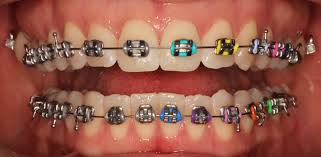
#> input picture fast_seg-master/braces.png, 321 x 157 px
$ python resize.py
#> lines starting #> are read from the running program, lines starting #| are printed output that depends on the picture
import cv2

def resize(img):
    dim = (256,256)
    return cv2.resize(img, dim, interpolation = cv2.INTER_AREA)


input = cv2.imread("./braces.png",cv2.IMREAD_UNCHANGED)
#> input is the input picture: shape (157, 321, 3); mean B, G, R 75.7, 91.2, 151.5
mask = cv2.imread("./out.png",cv2.IMREAD_UNCHANGED)
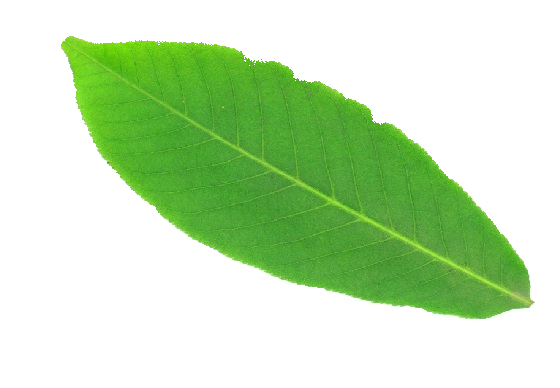
#> input picture fast_seg-master/out.png, 560 x 388 px
#> mask is the input picture: shape (388, 560, 3); mean B, G, R 184.7, 226.3, 197.2
cv2.imwrite("input.png", resize(input))
#> in resize, `return cv2.resize(img, dim, interpolation = cv2.INTER_AREA)`:
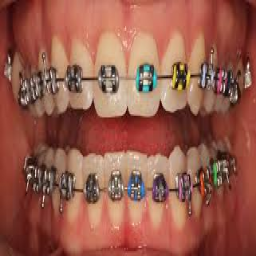
#> returned value: shape (256, 256, 3); mean of channels 0, 1, 2 75.7, 91.1, 151.4; drawn as B, G, R
cv2.imwrite("mask.png", resize(mask))
#> in resize (call 2), `return cv2.resize(img, dim, interpolation = cv2.INTER_AREA)`:
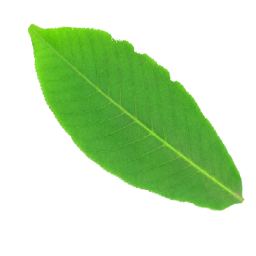
#> returned value: shape (256, 256, 3); mean of channels 0, 1, 2 184.7, 226.3, 197.2; drawn as B, G, R
cv2.waitKey(0)
cv2.destroyAllWindows()
